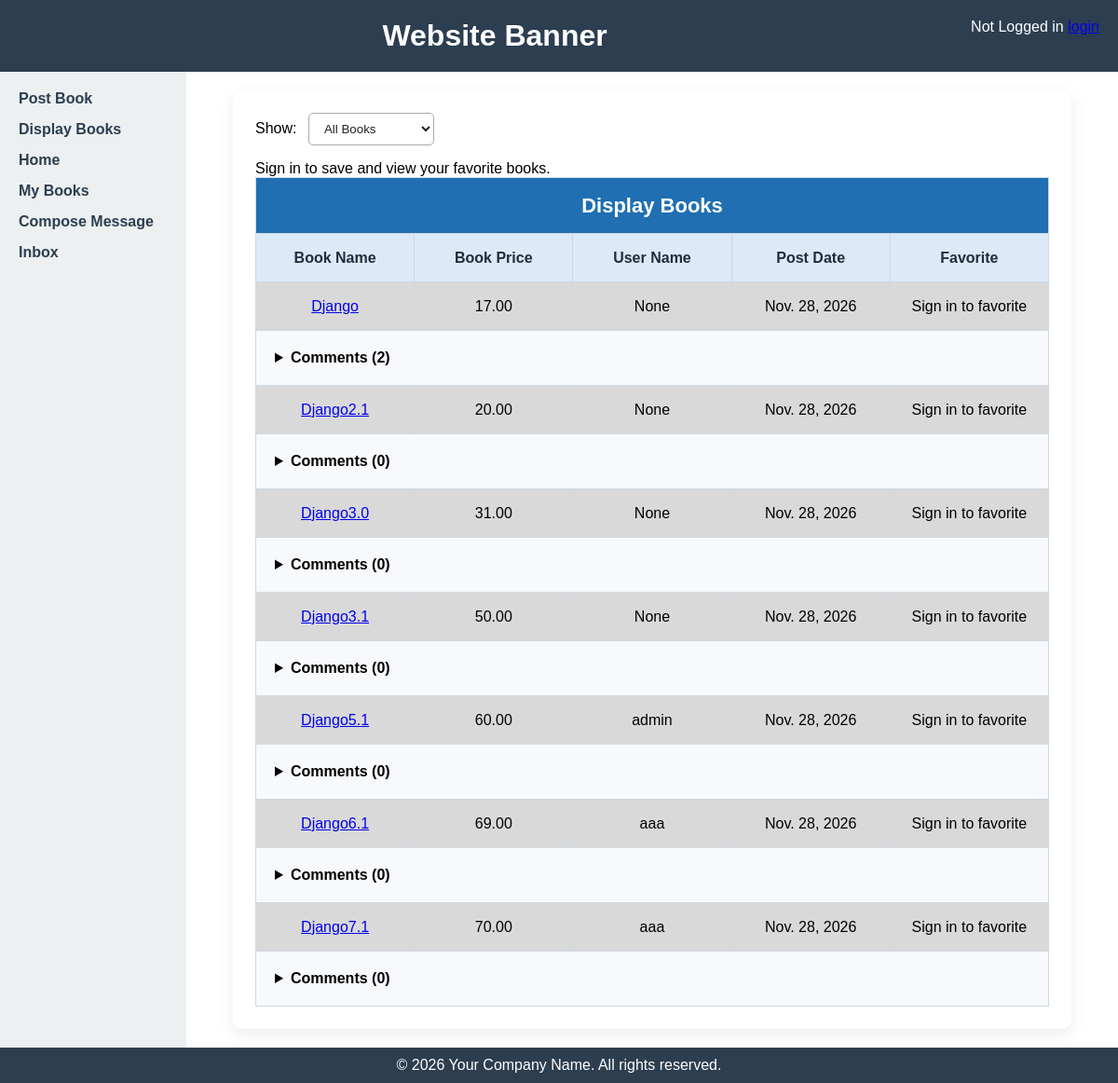
Screenshot of /displaybooks/ with the database file from the repository.
### bookMng/models.py (models this page shows, shortened)
class MainMenu(models.Model):
    item = models.CharField(max_length=300, unique=True)
    link = models.CharField(max_length=300, unique=True)

class Book(models.Model):
    name = models.CharField(max_length=200)
    web = models.URLField(max_length=300)
    price = models.DecimalField(decimal_places=2, max_digits=8)
    publishdate = models.DateField(auto_now=True)
    picture = models.FileField(upload_to="bookEx/static/uploads")
    pic_path = models.CharField(max_length=300, editable=False, blank=True)
    username = models.ForeignKey(
        User,
        blank=True,
        null=True,
        on_delete=models.CASCADE,
    )
    favorited_by = models.ManyToManyField(
        settings.AUTH_USER_MODEL,
        related_name="favorite_books",
        blank=True,
    )

### bookMng/views.py (the view)
# urls.py: path("displaybooks/", views.displaybooks, name="displaybooks"),
def displaybooks(request):
    selected_filter = request.GET.get("filter", "all")
    if selected_filter not in ("all", "favorites"):
        selected_filter = "all"
    favorite_ids = set()
    books = Book.objects.prefetch_related("comments__author").all()
    if request.user.is_authenticated:
        favorite_ids = set(
            request.user.favorite_books.values_list("id", flat=True)
        )
        if selected_filter == "favorites":
            books = books.filter(favorited_by=request.user)
    elif selected_filter == "favorites":
        books = books.none()
    for book in books:
        if book.picture:
            book.pic_path = book.picture.url[14:]
    return render(
        request,
        "bookMng/displaybooks.html",
        {
            "item_list": MainMenu.objects.all(),
            "books": books,
            "favorite_ids": favorite_ids,
            "selected_filter": selected_filter,
            "is_signed_in": request.user.is_authenticated,
        },
    )

### bookEx/templates/bookMng/displaybooks.html (shortened to what this page needs)
{% extends "base.html" %}
{% load static %}
{% block sidenav %}
    {% for item in item_list %}
        <li>
            <a href="{{ item.link }}">{{ item.item }}</a>
        </li>
    {% endfor %}
{% endblock sidenav %}
{% block content %}
<div class="table-container">
    <form method="get"
          action="{% url 'displaybooks' %}"
          class="book-controls">
        <label for="book-filter">Show:</label>
        <select name="filter"
                id="book-filter"
                onchange="this.form.submit()">
            <option value="all"
                    {% if selected_filter == 'all' %}selected{% endif %}>
                All Books
            </option>
        </select>
    </form>
    {% if not user.is_authenticated %}
        <p>Sign in to save and view your favorite books.</p>
    {% endif %}
    <table class="professional-table">
        <thead>
            <tr class="table-title-row">
                <th colspan="5">Display Books</th>
            </tr>
            <tr>
                <th scope="col">Book Name</th>
                <th scope="col">Book Price</th>
                <th scope="col">User Name</th>
                <th scope="col">Post Date</th>
                <th scope="col">Favorite</th>
            </tr>
        </thead>
        <tbody>
            {% for book in books %}
                <tr>
                    <td>
                        <a href="{% url 'book_detail' book.id %}">
                            {{ book.name }}
                        </a>
                    </td>
                    <td>{{ book.price }}</td>
                    <td>{{ book.username }}</td>
                    <td>{{ book.publishdate }}</td>
                    <td>
                        {% if user.is_authenticated %}
                            <form method="post"
                                  action="{% url 'favorite_book' book.id %}"
                                  class="favorite-form">
                                {% csrf_token %}
                                <input type="hidden"
                                       name="filter"
                                       value="{{ selected_filter|default:'all' }}">
                                {% if book.id in favorite_ids %}
                                    <button type="submit"
                                            name="action"
                                            value="remove"
                                            class="favorite-button"
                                            aria-pressed="true"
                                            aria-label="Remove {{ book.name }} from favorites">
                                        <span aria-hidden="true">&#9829;</span>
                                    </button>
                                {% else %}
                                    <button type="submit"
                                            name="action"
                                            value="add"
                                            class="favorite-button"
                                            aria-pressed="false"
                                            aria-label="Add {{ book.name }} to favorites">
                                        <span aria-hidden="true">&#9825;</span>
                                    </button>
                                {% endif %}
                            </form>
                        {% else %}
                            <span>Sign in to favorite</span>
                        {% endif %}
                    </td>
                </tr>
                <tr class="book-comments-row" id="comments-{{ book.id }}">
                    <td colspan="5">
                        <details class="book-comments"
                                 {% if comment_book_id == book.id %}open{% endif %}>
                            <summary>
                                Comments ({{ book.comments.count }})
                            </summary>
                        </details>
                    </td>
                </tr>
            {% endfor %}
        </tbody>
    </table>
</div>
{% endblock content %}

### bookEx/static/main.css (style rules this page uses)
* { margin: 0; padding: 0; box-sizing: border-box; }
body { font-family: Arial, sans-serif; min-height: 100vh; display: flex; flex-direction: column; }
.sidebar li { margin-bottom: 15px; }
.sidebar a { text-decoration: none; color: #2c3e50; font-weight: bold; }

### bookEx/static/table_format.css (style rules this page uses)
.table-container { max-width: 900px; margin: 0 auto; background: #ffffff; padding: 24px; border-radius: 10px; box-shadow: 0 6px 18px rgba(0, 0, 0, 0.08); }
.professional-table { width: 100%; border-collapse: collapse; table-layout: fixed; }
.professional-table th, .professional-table td { border: 1px solid #cfd8e3; width: 180px; height: 52px; padding: 10px; text-align: center; vertical-align: middle; overflow: hidden; white-space: nowrap; text-overflow: ellipsis; box-sizing: border-box; }
.professional-table .table-title-row th { background: #1f6fb2; color: #ffffff; font-size: 22px; font-weight: 700; text-align: center; height: 60px; }
.professional-table thead tr:nth-child(2) th { background: #dce9f7; color: #1f2d3d; font-weight: 600; }
.professional-table tbody tr:nth-child(odd) { background: #d9d9d9; }
.professional-table tbody tr:nth-child(even) { background: #fff2a8; }
.professional-table .book-comments-row td { white-space: normal; overflow: visible; height: auto; text-align: left; background: #f7f9fc; padding: 20px; }
.book-comments { overflow-wrap: anywhere; }

### bookEx/templates/bookMng/displaybooks.html (style rules this page uses)
.book-controls { margin-bottom: 16px; }
#book-filter { margin: 0 8px; padding: 8px 12px; border: 1px solid #aaa; border-radius: 5px; background: white; color: #222; }
.book-comments summary { cursor: pointer; font-weight: bold; }

### rows the page displays
MainMenu: item "Post Book"
MainMenu: item "Display Books"
MainMenu: item "Home"
MainMenu: item "My Books"
MainMenu: item "Compose Message"
MainMenu: item "Inbox"
Book: name "Django", price "17.00", username "None", publishdate "Nov. 28, 2026", comments.count "2"
Book: name "Django2.1", price "20.00", username "None", publishdate "Nov. 28, 2026", comments.count "0"
Book: name "Django3.0", price "31.00", username "None", publishdate "Nov. 28, 2026", comments.count "0"
Book: name "Django3.1", price "50.00", username "None", publishdate "Nov. 28, 2026", comments.count "0"
Book: name "Django5.1", price "60.00", username "admin", publishdate "Nov. 28, 2026", comments.count "0"
Book: name "Django6.1", price "69.00", username "aaa", publishdate "Nov. 28, 2026", comments.count "0"
Book: name "Django7.1", price "70.00", username "aaa", publishdate "Nov. 28, 2026", comments.count "0"
